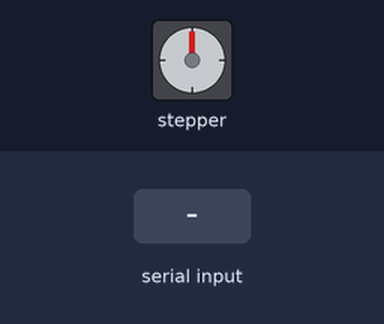
Simulated run of this sketch. Board: ESP8266 (NodeMCU). Shown: stepper motor. Wiring (inferred from the names in the program): stepper motor driver (200 steps per turn assumed): step D2; direction D1. The inputs (shaded band) are chosen by the test bench.

Above: at 1.2 s.
1.3 s: "90,45\n" received over the second serial link
At 3.34 s:
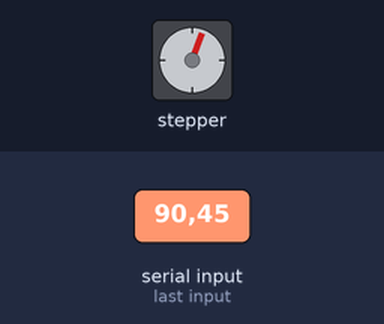
4.3 s: "200\n" received over the second serial link
At 4.59 s:
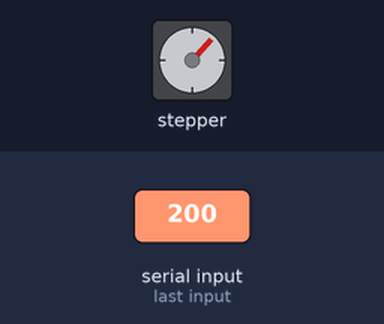
7.3 s: "30,150\n" received over the second serial link
At 7.38 s:
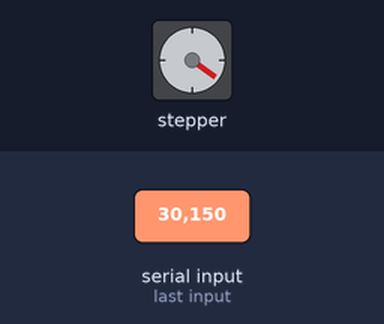
10.3 s: "200\n" received over the second serial link
13.3 s: "5\n" received over the second serial link
Timing chart, 0 to 47.4 s (numbered marks = the images above; inputs shaded):
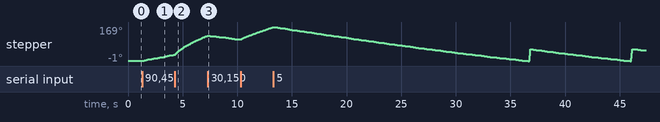

The sketch:

tripod_v6.ino
```cpp
#include <ESP8266WiFi.h>
#include <SoftwareSerial.h>

#include <math.h>
#include <PID_v1.h>

#define stepPin 4
#define dirPin 5
#define loraRX D6
#define loraTX D5

SoftwareSerial softSerial(loraTX, loraRX);

bool output_signed = true;
String inString = "";

double Kp=14, Ki=0.7, Kd=0;
//double Kp=10, Ki=1.5, Kd=1;
int stepsInterval = 300;
bool dir;
int currentTripodPosition = 0;
unsigned long lastStepMillis = 0;
double setpoint = 0;
double feedback = 0;
double output = 0;

PID myPID(&feedback, &output, &setpoint, Kp, Ki, Kd, REVERSE);

String inputString = "";

double prevBeaconAngle = 0;
double lastBeaconAngle = 0;

double angleSpeed = 0;
double constantAngleSpeed = 1;

float ZERO_ZONE = 1;

unsigned long lastBeaconCoordinatesHandled = 0;
long beaconCoordinatesHandleInterval = 200;

double angle;
boolean invertServo = false;

float STEPS_PER_DEGREE = 8.8889;

double toRadians(double angle) {
  return (angle * 71) / 4068;
}

double toDegrees(double angle) {
  return (angle * 4068) / 71;
}

int getCurrentTripodAngle() {
  return currentTripodPosition / STEPS_PER_DEGREE;
}

void ICACHE_RAM_ATTR onTimerISR(){
  digitalWrite(stepPin, LOW);
  if(stepsInterval != 300 && (millis() - lastStepMillis >= stepsInterval)){
    if(output > 0){
      digitalWrite(dirPin, HIGH);
      dir = true;
    }else if(output < 0){
      digitalWrite(dirPin, LOW);
      dir = false;
    };

    digitalWrite(stepPin, HIGH);

    if(dir){
      currentTripodPosition += 1;
    }else{
      currentTripodPosition -= 1;
    };

    if(currentTripodPosition > 2048){
      currentTripodPosition = 0;
    }else if(currentTripodPosition < 0){
      currentTripodPosition = 2048;
    };
    lastStepMillis = millis();
  };
  timer1_write(5000);
}

void setup() {
  myPID.SetOutputLimits(-297,297);
  myPID.SetMode(AUTOMATIC);
  pinMode(stepPin, OUTPUT);
  pinMode(dirPin, OUTPUT);
  digitalWrite(stepPin, LOW);
  digitalWrite(dirPin, LOW);
  lastStepMillis = millis();

  Serial.begin(9600);
  softSerial.begin(9600);

  WiFi.forceSleepBegin();
  delay(1);

  timer1_attachInterrupt(onTimerISR);
  timer1_enable(TIM_DIV16, TIM_EDGE, TIM_SINGLE);
  //2e-6
  timer1_write(5000);
}

void loop() {
  handlePID();
  recieveBeaconMessage();
  handleTripodAngleError();
}

void handlePID(){
  myPID.Compute();
  stepsInterval = round(300 - abs(output));
}

void recieveBeaconMessage() {
  while(softSerial.available()){
    char inChar = softSerial.read();
    if(inChar == '\n'){
      prevBeaconAngle = lastBeaconAngle;
      lastBeaconAngle = inputString.toInt() / 10.0;
      lastBeaconCoordinatesHandled = millis();
      inputString = "";
    }else{
      inputString += inChar;
    }
  };
}

void handleTripodAngleError(){
    double currentTripodAngle = currentTripodPosition / STEPS_PER_DEGREE;
    double delta = lastBeaconAngle - currentTripodAngle;
    delta = modulo(delta + 180, 360) - 180;

    if (abs(delta) >= ZERO_ZONE) {
      feedback = delta;
    }else{
      feedback = 0;
    };
}

double modulo(double a, double b) {
  return a - floor(a / b) * b;
}
```

Measured:
- after the input at 1.3 s, stepper: keeps turning clockwise at about 11°/s, starting at once
